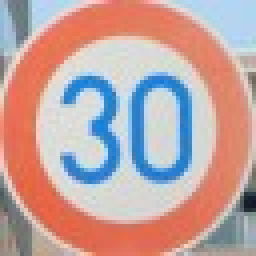
#> input picture My_DataAugument/limitspeed-00007.jpg, 64 x 64 px (shown 4 times larger)
$ jupyter execute DataAugument_Test.ipynb
#> lines starting #> are read from the running program, lines starting #| are printed output that depends on the picture
### My_DataAugument/My_DataAugument.py
# -*- coding: utf-8 -*-
from PIL import Image
from PIL import ImageFilter

# 画像の反転
def flip_image(img,flip_type='LR'):
    out_img = img.copy()
    if(flip_type == 'LR'):
        out_img = img.transpose(Image.FLIP_LEFT_RIGHT)
    elif(flip_type == 'TB'):
        out_img = img.transpose(Image.FLIP_TOP_BOTTOM)
    return out_img

# 画像の回転
def rotate_image(img,rotate_value=0):
    out_img = img.copy()
    if(rotate_value > 0):
        out_img = img.rotate(rotate_value)
    return out_img

# 画像をずらす
def move_image(img,move_value=0,move_type='left'):
    out_img = img.copy()
    if(move_value > 0 and move_type=='right'):
        for x in range(0,move_value):
            for y in range(0,img.size[1]):
                r,g,b = img.getpixel((0,y))
                out_img.putpixel((x,y),(r,g,b))
                #out_img[x][y] = img[0][y]

        for x in range(move_value,img.size[0]):
            for y in range(0,img.size[1]):
                r,g,b = img.getpixel((x-move_value,y))
                out_img.putpixel((x,y),(r,g,b))
                #out_img[x][y] = img[x - move_value][y]

    if(move_value > 0 and move_type == 'left'):

        for x in range(0,img.size[0]-move_value):
            for y in range(0,img.size[1]):
                r,g,b = img.getpixel((x+move_value,y))
                out_img.putpixel((x,y),(r,g,b))
                #out_img[x][y] = img[0][y]

        for x in range(img.size[0]-move_value,img.size[0]):
            for y in range(0,img.size[1]):
                r,g,b = out_img.getpixel((img.size[0]-move_value-1,y))
                out_img.putpixel((x,y),(r,g,b))
                #out_img[x][y] = img[x - move_value][y]

    if(move_value > 0 and move_type == 'top'):

        for y in range(0,img.size[1]-move_value):
            for x in range(0,img.size[0]):
                r,g,b = img.getpixel((x,y+move_value))
                out_img.putpixel((x,y),(r,g,b))
                #out_img[x][y] = img[0][y]

        for y in range(img.size[1]-move_value,img.size[1]):
            for x in range(0,img.size[0]):
                r,g,b = out_img.getpixel((x,img.size[1]-move_value-1))
                out_img.putpixel((x,y),(r,g,b))
                #out_img[x][y] = img[x - move_value][y]

    if(move_value > 0 and move_type == 'bottom'):

        for y in range(move_value,img.size[1]):
            for x in range(0,img.size[0]):
                r,g,b = img.getpixel((x,y-move_value))
                out_img.putpixel((x,y),(r,g,b))
                #out_img[x][y] = img[0][y]

        for y in range(0,move_value):
            for x in range(0,img.size[0]):
                r,g,b = out_img.getpixel((x,move_value+1))
                out_img.putpixel((x,y),(r,g,b))
                #out_img[x][y] = img[x - move_value][y]

    return out_img

# 画像のコントラストを変更
def change_contrast(img,contrast_value=1):

    out_img = img.copy()

    for x in range(0,img.size[0]):
        for y in range(0,img.size[1]):
            r,g,b = img.getpixel((x,y))
            r = int(r*contrast_value)
            g = int(g*contrast_value)
            b = int(b*contrast_value)
            out_img.putpixel((x,y),(r,g,b))

    return out_img

# 画像をぼかす
def BLUR_filter(img):
    out_img = img.copy()
    #out_img = out_img.filter(ImageFilter.BLUR)
    for x in range(0,out_img.size[0]):
        for y in range(0,out_img.size[1]):
            r,g,b = img.getpixel((x,y))

            r1 = r2 = r3 = r4 = r5 = r6 = r7 = r8 = r;
            g1 = g2 = g3 = g4 = g5 = g6 = g7 = g8 =  g;
            b1 = b2 = b3 = b4 = b5 = b6 = b7 = b8 = b;

            #近傍座標の値を取得

            #1
            if x-1 > 0 and y+1 < img.size[1]:
                r1,g1,b1 = img.getpixel((x-1,y+1))

            #2
            if y+1 < img.size[1]:
                r2,g2,b2 = img.getpixel((x,y+1))

            #3
            if x+1 < img.size[0] and y+1 < img.size[1]:
                r3,g3,b3 = img.getpixel((x+1,y+1))

            #4
            if x-1 > 0:
                r4,g4,b4 = img.getpixel((x-1,y))

            #5
            if x+1 < img.size[0]:
                r5,g5,b5 = img.getpixel((x+1,y))

            #6
            if x-1 > 0 and y-1 > 0:
                r6,g6,b6 = img.getpixel((x-1,y-1))

            #7
            if y-1 > 0:
                r7,g7,b7 = img.getpixel((x,y-1))

            #8
            if x+1 < img.size[0] and y-1 > 0:
                r8,g8,b8 = img.getpixel((x+1,y-1))


            #近傍のRGBを平均化
            r = (r + r1 + r2 + r3 + r4 + r5 + r6 + r7 + r8)/9
            g = (g + g1 + g2 + g3 + g4 + g5 + g6 + g7 + g8)/9
            b = (b + b1 + b2 + b3 + b4 + b5 + b6 + b7 + b8)/9

            out_img.putpixel((x,y),(int(r),int(g),int(b)))

    return out_img

### My_DataAugument/DataAugument_Test.ipynb
[cell 1]
# -*- coding: utf-8 -*-
import numpy as np
from PIL import Image
import matplotlib.pyplot as plt
from My_DataAugument import *

[cell 2]
img = Image.open("./limitspeed-00007.jpg").convert('RGB')
#> img is the input picture: PIL image 64x64 RGB; mean R, G, B 193, 164.1, 162
plt.imshow(np.array(img))

[cell 3]
# 画像の反転
out_img = flip_image(img,flip_type='LR')
#> in flip_image, `out_img = img.transpose(Image.FLIP_LEFT_RIGHT)`:
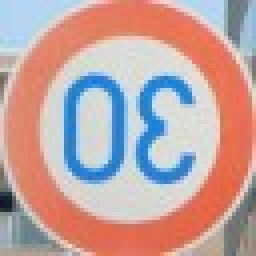
#> out_img: PIL image 64x64 RGB (shown 4 times larger); mean R, G, B 193, 164.1, 162
plt.imshow(np.array(out_img))

[cell 4]
out_img = flip_image(img,flip_type='TB')
#> call 2 of flip_image, with flip_type = 'TB'
#> in flip_image (call 2), `out_img = img.transpose(Image.FLIP_TOP_BOTTOM)`:
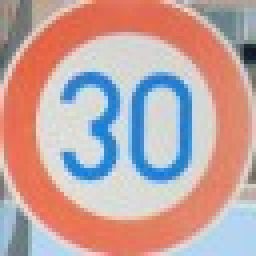
#> out_img: PIL image 64x64 RGB (shown 4 times larger); mean R, G, B 193, 164.1, 162
plt.imshow(np.array(out_img))

[cell 5]
# 画像の回転
out_img = rotate_image(img,rotate_value=30)
#> in rotate_image, `out_img = img.rotate(rotate_value)`:
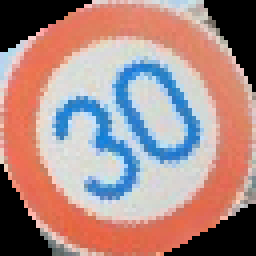
#> out_img: PIL image 64x64 RGB (shown 4 times larger); mean R, G, B 168.4, 138.1, 135
plt.imshow(np.array(out_img))

[cell 6]
# 画像を右にずらす
out_img = move_image(img,move_value=10,move_type='right')
#> after the loop in move_image, `for x in range(0,move_value):`:
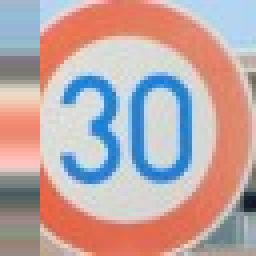
#> out_img: PIL image 64x64 RGB (shown 4 times larger); mean R, G, B 189.8, 166.7, 166.2
#> after the loop in move_image, `for x in range(move_value,img.size[0]):`:
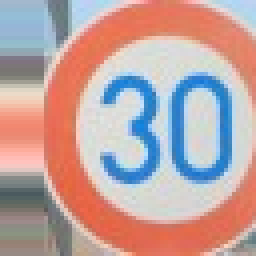
#> out_img: PIL image 64x64 RGB (shown 4 times larger); mean R, G, B 190.3, 163.4, 161.9
plt.imshow(np.array(out_img))

[cell 7]
# 画像を上にずらす
out_img = move_image(img,move_value=30,move_type='top')
#> call 2 of move_image, with move_value = 30, move_type = 'top'
#> after the loop in move_image (call 2), `for y in range(0,img.size[1]-move_value):`:
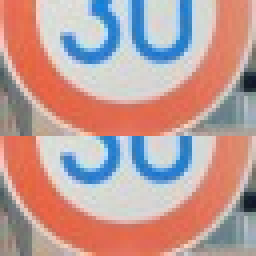
#> out_img: PIL image 64x64 RGB (shown 4 times larger); mean R, G, B 189.5, 156.9, 153.4
#> after the loop in move_image (call 2), `for y in range(img.size[1]-move_value,img.size[1]):`:
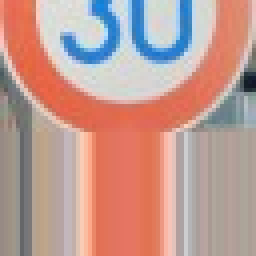
#> out_img: PIL image 64x64 RGB (shown 4 times larger); mean R, G, B 192.1, 154.9, 147
plt.imshow(np.array(out_img))

[cell 8]
# 画像のコントラストを上げる
out_img = change_contrast(img,contrast_value=1.2)
#> after the loop in change_contrast, `for x in range(0,img.size[0]):`:
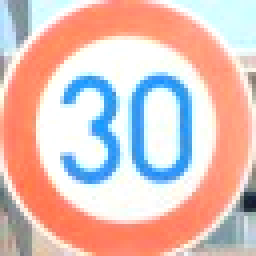
#> out_img: PIL image 64x64 RGB (shown 4 times larger); mean R, G, B 223.3, 194.8, 189.8
plt.imshow(np.array(out_img))

[cell 9]
# 画像をぼかす
out_img = BLUR_filter(img)
#> after the loop in BLUR_filter, `for x in range(0,out_img.size[0]):`:
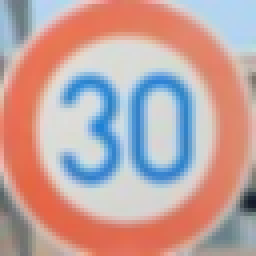
#> out_img: PIL image 64x64 RGB (shown 4 times larger); mean R, G, B 192.5, 163.6, 161.5
plt.imshow(np.array(out_img))
